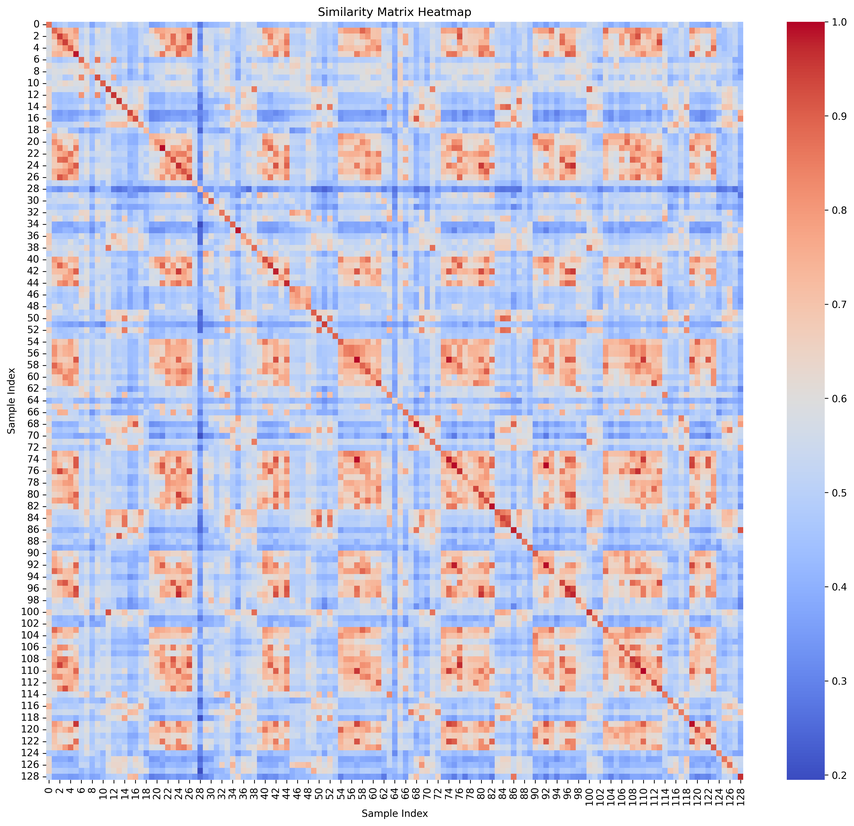
#> input picture clip_src/similarity_Qwen3.png, 854 x 826 px, shrunk from 3646 x 3524 before the run; its folder holds only this picture in this run
$ python -i crop_alg.py   (imports and definitions only)
#> lines starting #> are read from the running program, lines starting #| are printed output that depends on the picture; after the words box and inside, x2 and y2 are one past the last pixel; in counts of white or black regions, pixels touching at a corner belong together
import os
from tqdm import tqdm
import cv2
import numpy as np
from glob import glob

def crop_save(path, save_path='./cropped', faild_dir=''):
#> called with path = '../clip_src/similarity_Qwen3.png', save_path = './cropped', faild_dir = ''
    image = cv2.imread(path)
#> image is the input picture: shape (826, 854, 3); mean B, G, R 225.1, 204.8, 205.7
    try:
        hsv = cv2.cvtColor(image, cv2.COLOR_BGR2HSV) # HSV空间 只用于 Mask。
#> hsv: shape (826, 854, 3); mean H, S, V 64.4, 57, 242.6
    except cv2.error:
        print(path)
        if faild_dir:
            file_name = path.split('/')[-1]
            cv2.imwrite(os.path.join(faild_dir, file_name), image)
        return path

    # 设定颜色范围（根据实际情况调整）
    lower_color = np.array([0, 0, 0])
    upper_color = np.array([180, 255, 50])  # 这里假设亮度低于50的区域为黑色
    # 创建掩码
    mask = cv2.inRange(hsv, lower_color, upper_color)
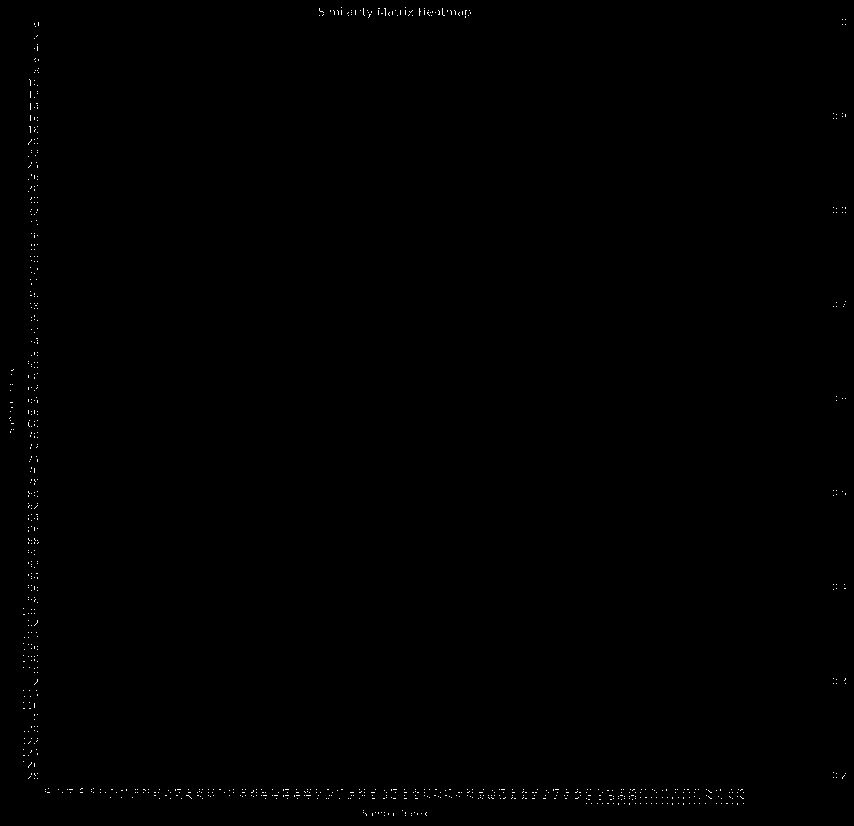
#> mask: shape (826, 854); 0.19% white in thin lines or dots
    # 反转掩码，使得非黑色区域为白色
    mask = cv2.bitwise_not(mask)
#> mask: shape (826, 854); 99.8% white; black in thin lines or dots

    # 形态学操作
    kernel = np.ones((5, 5), np.uint8)
    opening = cv2.morphologyEx(mask, cv2.MORPH_OPEN, kernel)
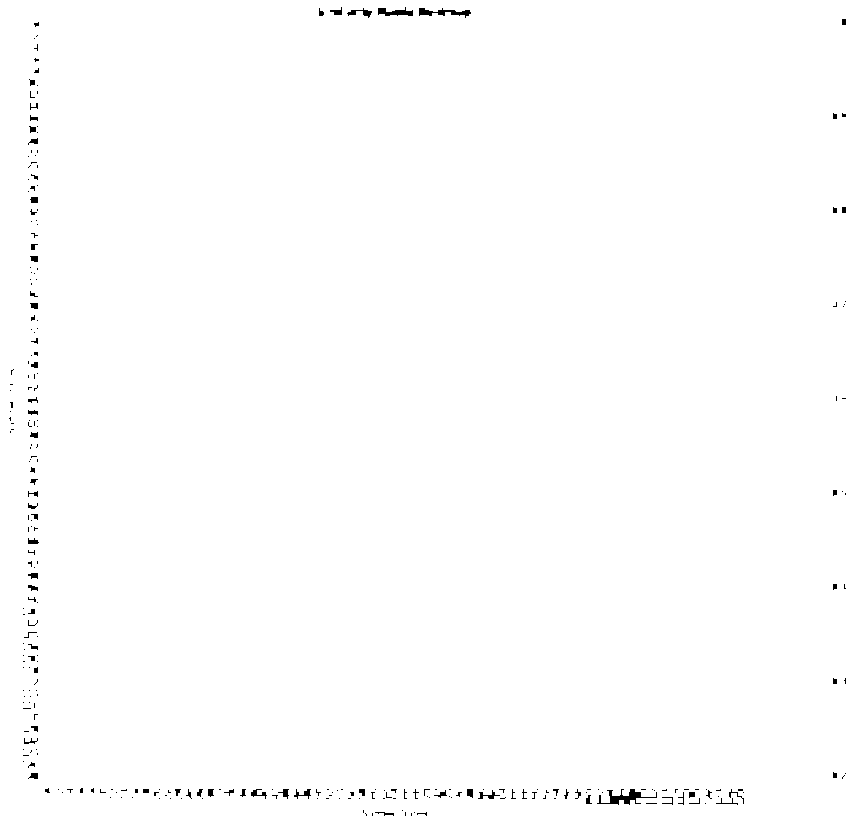
#> opening: shape (826, 854); 99.5% white; 287 black regions (221 under 20 px), largest, box (x1, y1, x2, y2) and area: (597, 789, 657, 805) 330, (419, 8, 471, 18) 223, (378, 7, 413, 16) 178
    closing = cv2.morphologyEx(opening, cv2.MORPH_CLOSE, kernel)
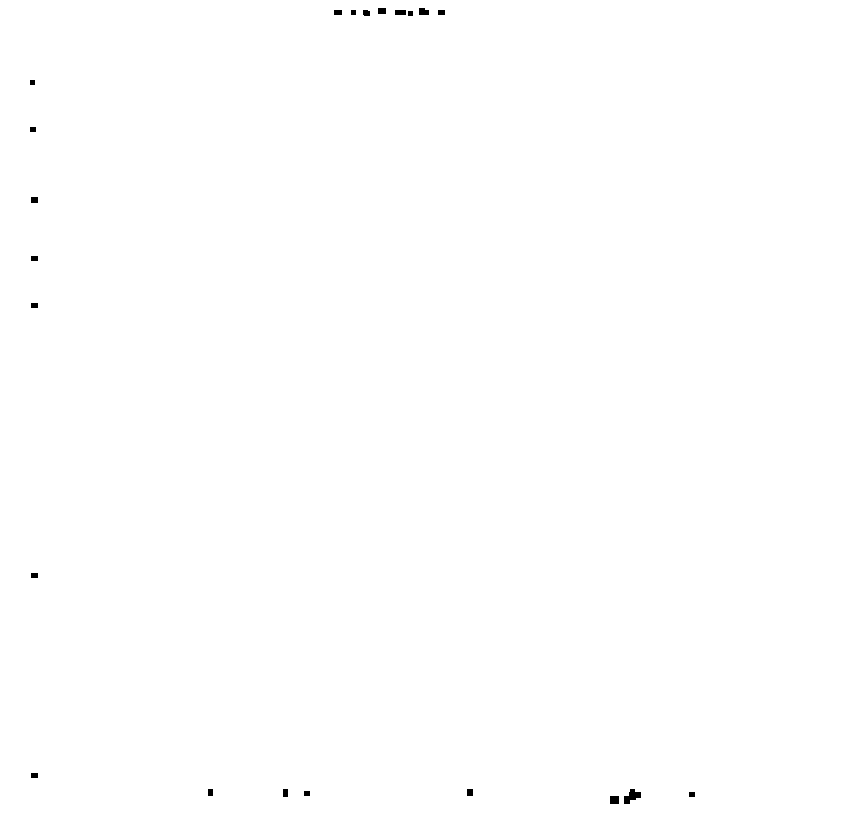
#> closing: shape (826, 854); 99.9% white; 22 black regions, largest, box (x1, y1, x2, y2) and area: (624, 789, 641, 804) 145, (610, 796, 619, 804) 72, (419, 8, 429, 15) 62
    # 找到最大的轮廓
    contours, _ = cv2.findContours(closing, cv2.RETR_EXTERNAL, cv2.CHAIN_APPROX_SIMPLE)
#> contours = [[[0, 0], [0, 825], [853, 825], [853, 0]]]
    height, width, _ = image.shape
#> height = 826; width = 854
    if contours:
        largest_contour = max(contours, key=cv2.contourArea)
#> largest_contour = [[0, 0], [0, 825], [853, 825], [853, 0]]
        # 获取包围框
        x, y, w, h = cv2.boundingRect(largest_contour)
#> x = 0; y = 0; w = 854; h = 826
        # 裁剪图像
        bottom = min(y + 6 + h, height)
#> bottom = 826
        top = max(y - 6, 0)
#> top = 0
        left = max(x - 8, 0)
#> left = 0
        right = min(x + w + 8, width)
#> right = 854
        try:
            cropped_image = image[top:bottom, left:right]
            height, width, _ = cropped_image.shape
            if height < 28 or width < 28:
                if faild_dir:
                    file_name = path.split('/')[-1]
                    cv2.imwrite(os.path.join(faild_dir, file_name), image)
                    return path
            cv2.imwrite(save_path, cropped_image)
        except:
            cropped_image = image[y:y + h, x:x + w]
            height, width, _ = cropped_image.shape
            if height < 28 or width < 28:
                if faild_dir:
                    file_name = path.split('/')[-1]
                    cv2.imwrite(os.path.join(faild_dir, file_name), image)
                    return path
            cv2.imwrite(save_path, cropped_image)
        return ""
    else:
        print("No red region found.")
        print(path)
        if faild_dir:
            file_name = path.split('/')[-1]
            cv2.imwrite(os.path.join(faild_dir, file_name), image)
        return path

images = glob('/mnt/inaisfs/data/home/tansy_criait/data2/tsy/tao_qh/med_rag/processed/processed/*/*.jpg')
num_failed = 0
num_total = 0
file_idx = 1
# [21 lines not run here, left out]

>>> result = crop_save('../clip_src/similarity_Qwen3.png')

$ run again, on clip_src/similarity_clip_disease.png
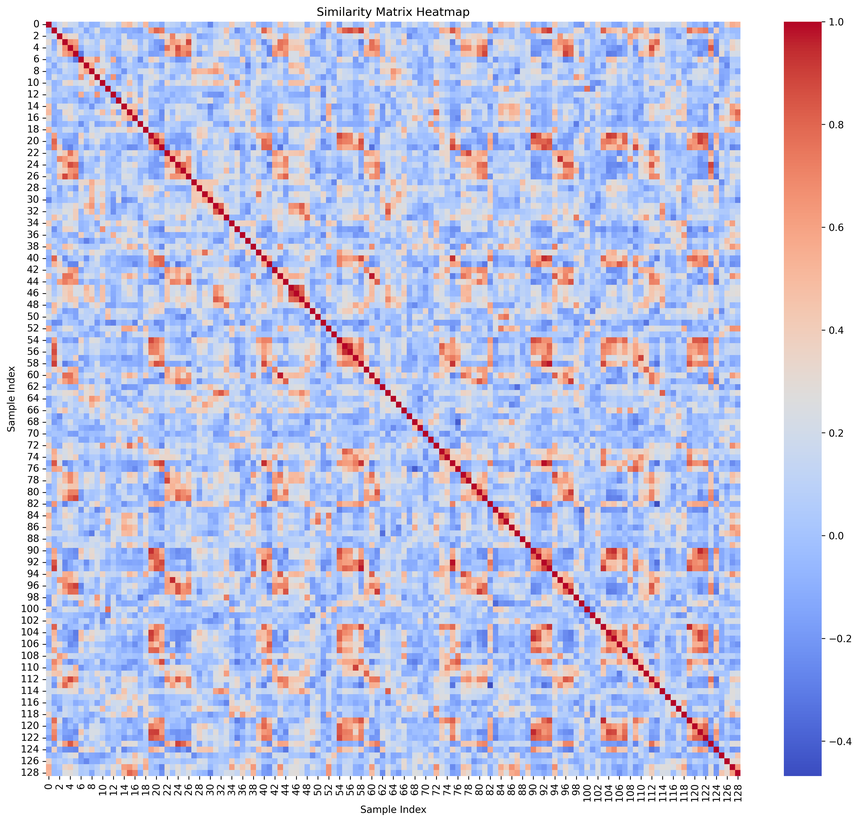
#> input picture clip_src/similarity_clip_disease.png, 859 x 822 px, shrunk from 3681 x 3524 before the run
#> in crop_save, image is the input picture: shape (822, 859, 3); mean B, G, R 228.5, 201, 198.1
#> hsv: shape (822, 859, 3); mean H, S, V 69.8, 62.5, 243
#> in crop_save, `mask = cv2.inRange(hsv, lower_color, upper_color)`:
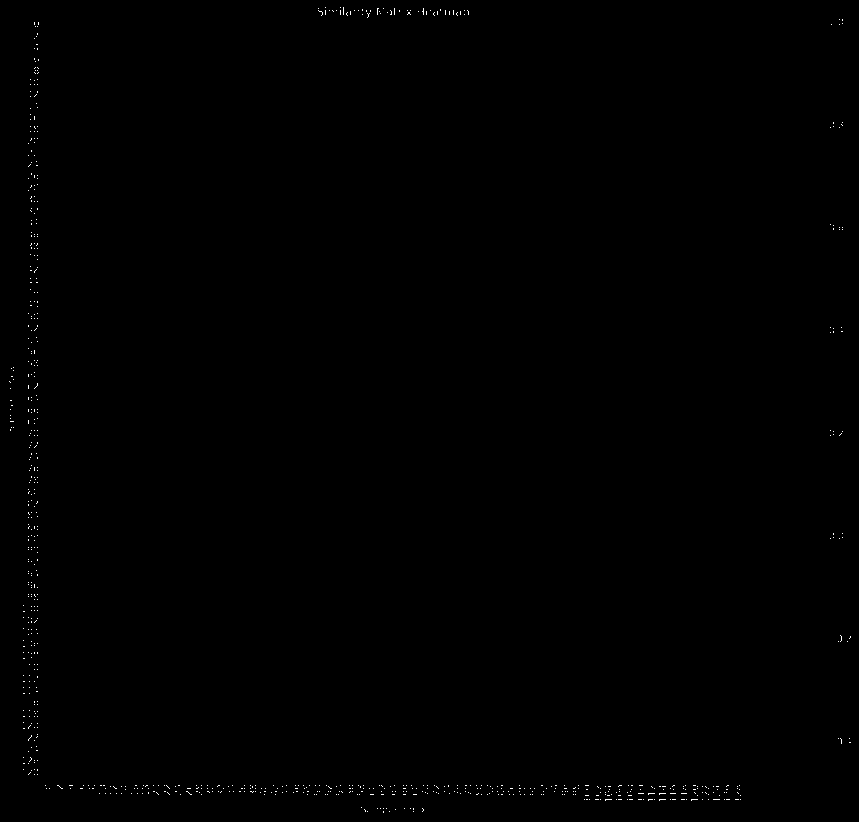
#> mask: shape (822, 859); 0.19% white in thin lines or dots
#> in crop_save, `opening = cv2.morphologyEx(mask, cv2.MORPH_OPEN, kernel)`:
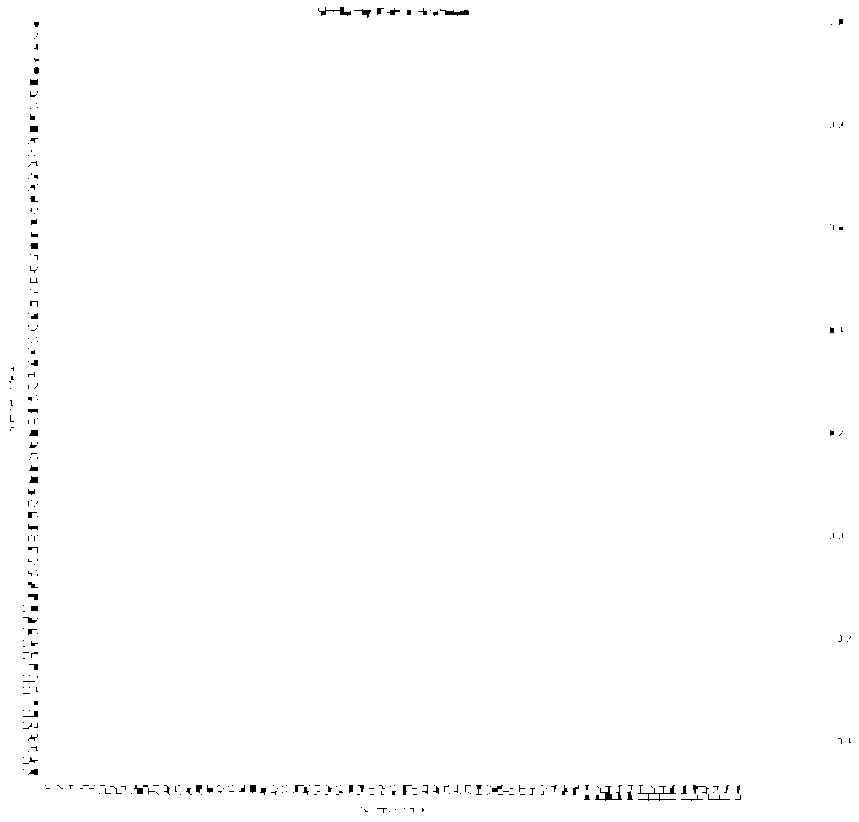
#> opening: shape (822, 859); 99.5% white; 299 black regions (232 under 20 px), largest, box (x1, y1, x2, y2) and area: (638, 785, 676, 801) 143, (595, 785, 622, 801) 140, (440, 9, 469, 16) 103
#> closing: shape (822, 859); 99.9% white; 12 black regions, largest, box (x1, y1, x2, y2) and area: (605, 792, 612, 800) 52, (30, 126, 38, 132) 48, (31, 243, 38, 249) 42
#> contours = [[[0, 0], [0, 821], [858, 821], [858, 0]]]
#> largest_contour = [[0, 0], [0, 821], [858, 821], [858, 0]]
#> x = 0; w = 859; h = 822
#> top = 0
#> right = 859
